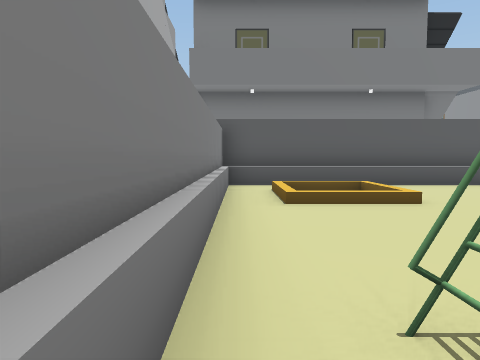
View 1 (above)

15 first-person views from a walk through a scene from a Unity 3-D project. The camera is 1.4 m above the floor, tilts 4° down and sees 70° across. The floor is counted in squares, 2 m on a side. Each view is taken from the middle of a square. On the plan, view 1 faces up. The plan holds only what a view shows up to about 11 squares ahead; the rest is blank. The place goes on beyond the plan. Some animated figures are left out. Some surface patterns are stand-ins.

View 2
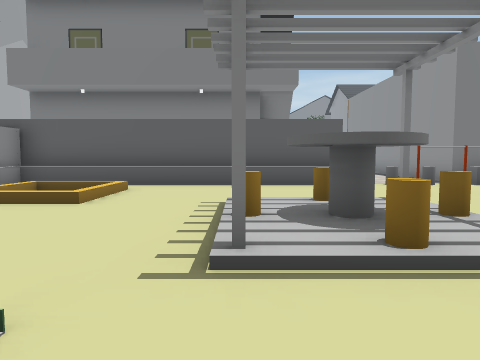

View 3
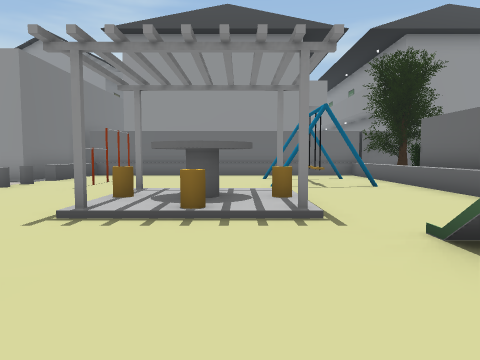

View 4
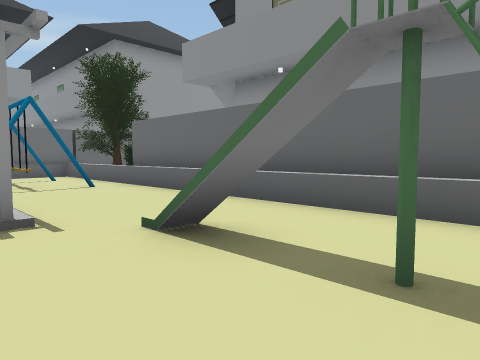

View 5
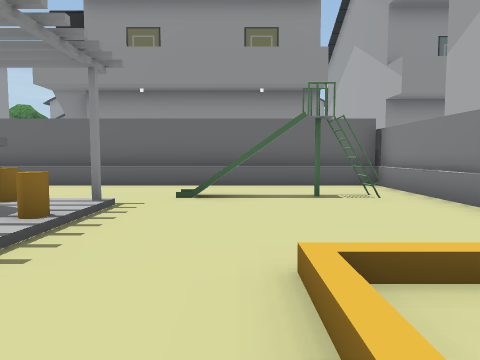

View 6
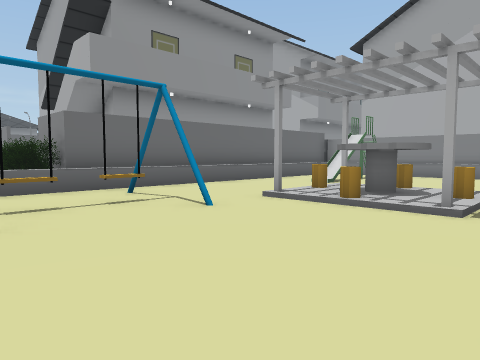

View 7
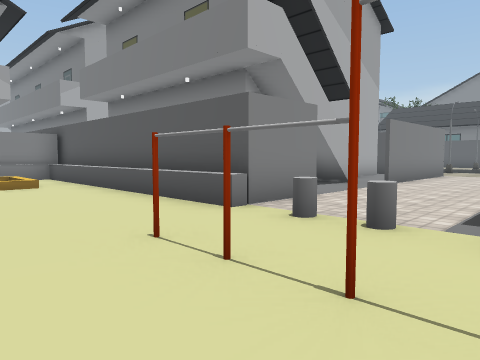

View 8
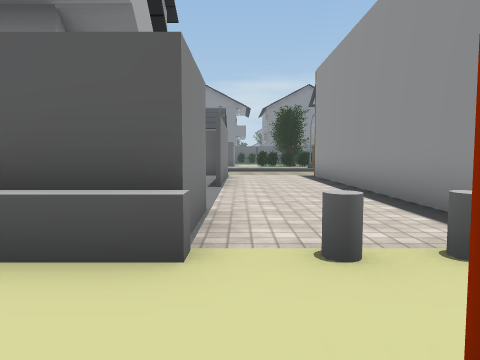

View 9
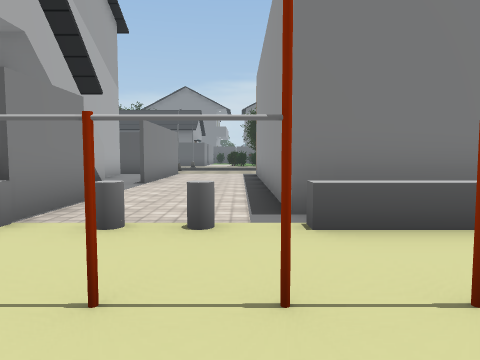

View 10
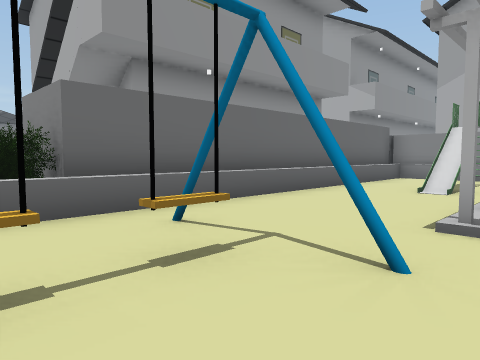

View 11
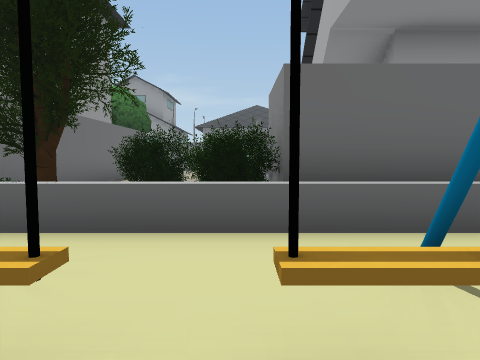

View 12
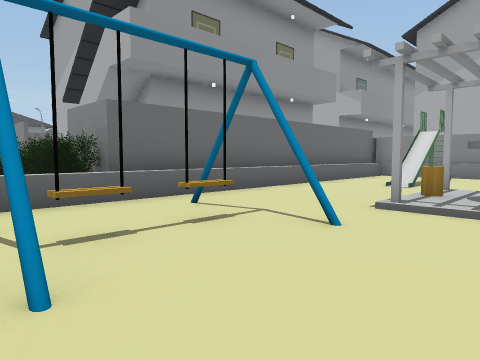

View 13
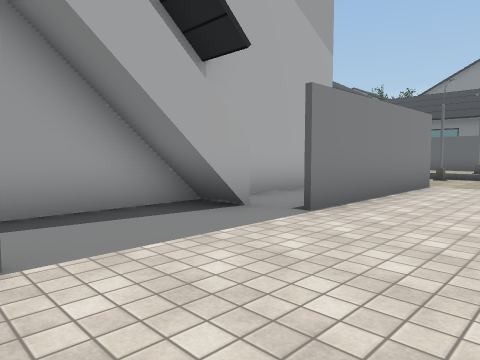

View 14
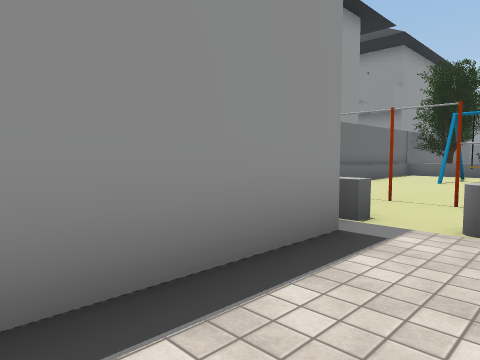

View 15
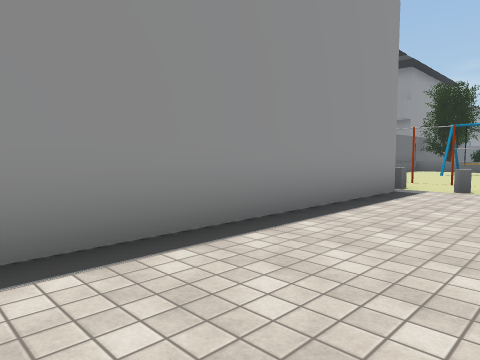

### Floor plan
Key: @ floor where view 1 was taken; # wall or solid block; . main floor; : floor 0.25 m higher than the main floor; / step, stairs or slope; ^ raised ledge; H house; L ladder; P pole; I pillar; B bush; O other object.
Columns run from 1 left of view 1 to 12 right of it. Each row starts with its distance up from view 1.
 16        HH...#
 15        HH...#
 14        HH...#
 13        HH...#
 12        H ...#
 11 HHHHHHH  ...#
 10         H...#
  9         H...##
  8 #^^^^^^^^.PP..
  7 #.//.....PPPPO
  6 #./...........
  5 #.//..IOI.....
  4 #.....O#O.....
  3 #.....##:.....
  2 #.....IOI.P..P
  1 #.LO/O....OOO
  0 #@........P..P
 -1 #^HHHHHHHHH^^#
 -2  HHHHHHHHHHBB
 -3   HHHHHHH.HBB#
 -4         HH
 -5          H
 -6          HH
 -7          HH
 -8          HH
 -9          H
-10          H

Where each view was taken, in squares from view 1:
view 1: 0 up, 0 right, facing up
view 2: 0 up, 5 right, facing up
view 3: 3 up, 1 right, facing right
view 4: 3 up, 1 right, facing down-right
view 5: 7 up, 3 right, facing down
view 6: 6 up, 12 right, facing down-left
view 7: 5 up, 11 right, facing up-left
view 8: 6 up, 8 right, facing up
view 9: 5 up, 10 right, facing up
view 10: 3 up, 11 right, facing down-left
view 11: 2 up, 10 right, facing down
view 12: 4 up, 12 right, facing down-left
view 13: 10 up, 10 right, facing up-left
view 14: 12 up, 9 right, facing down-right
view 15: 16 up, 8 right, facing down-right
